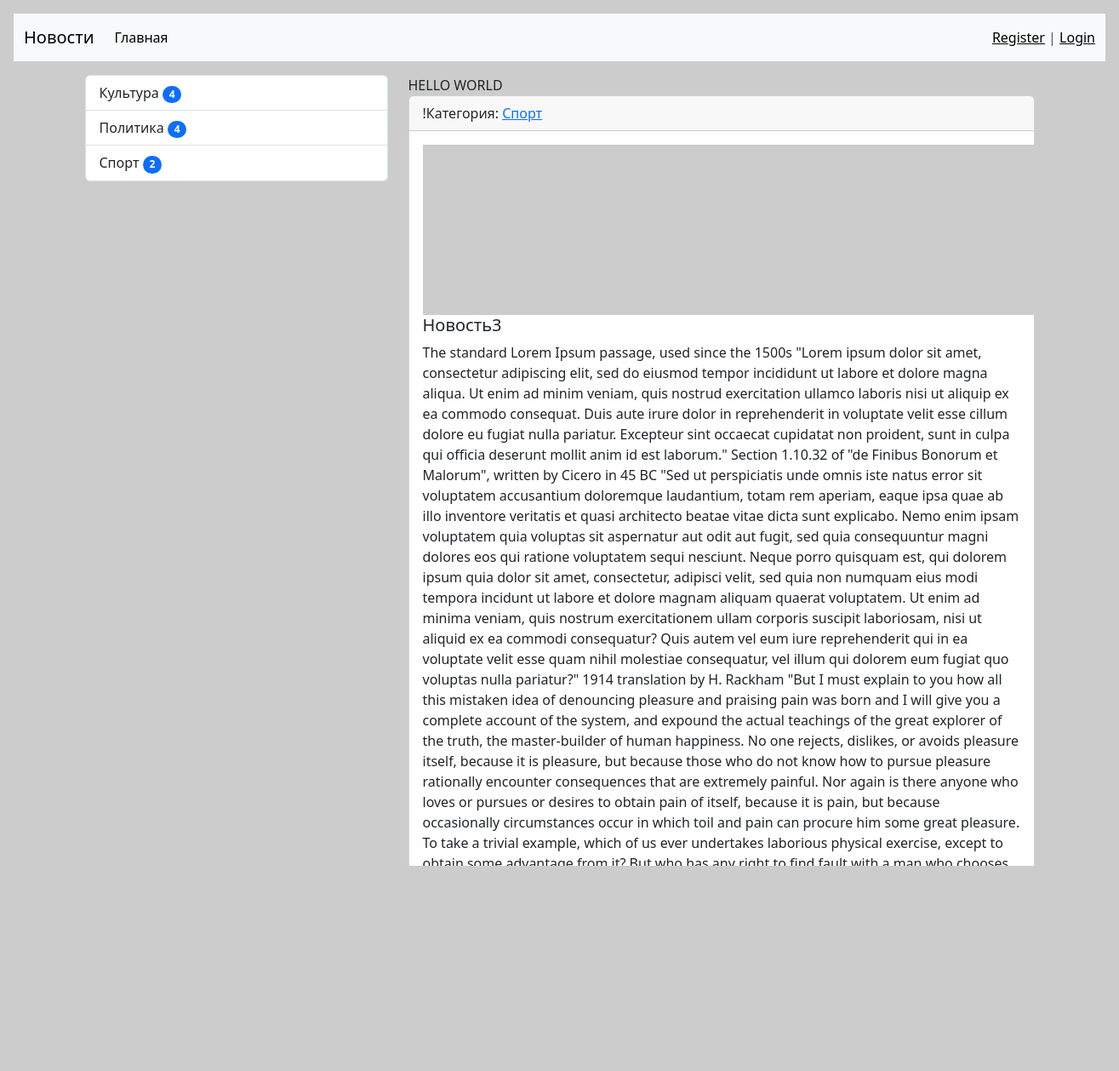
/?page=5 (upper part), run on an earlier commit of the app's database.
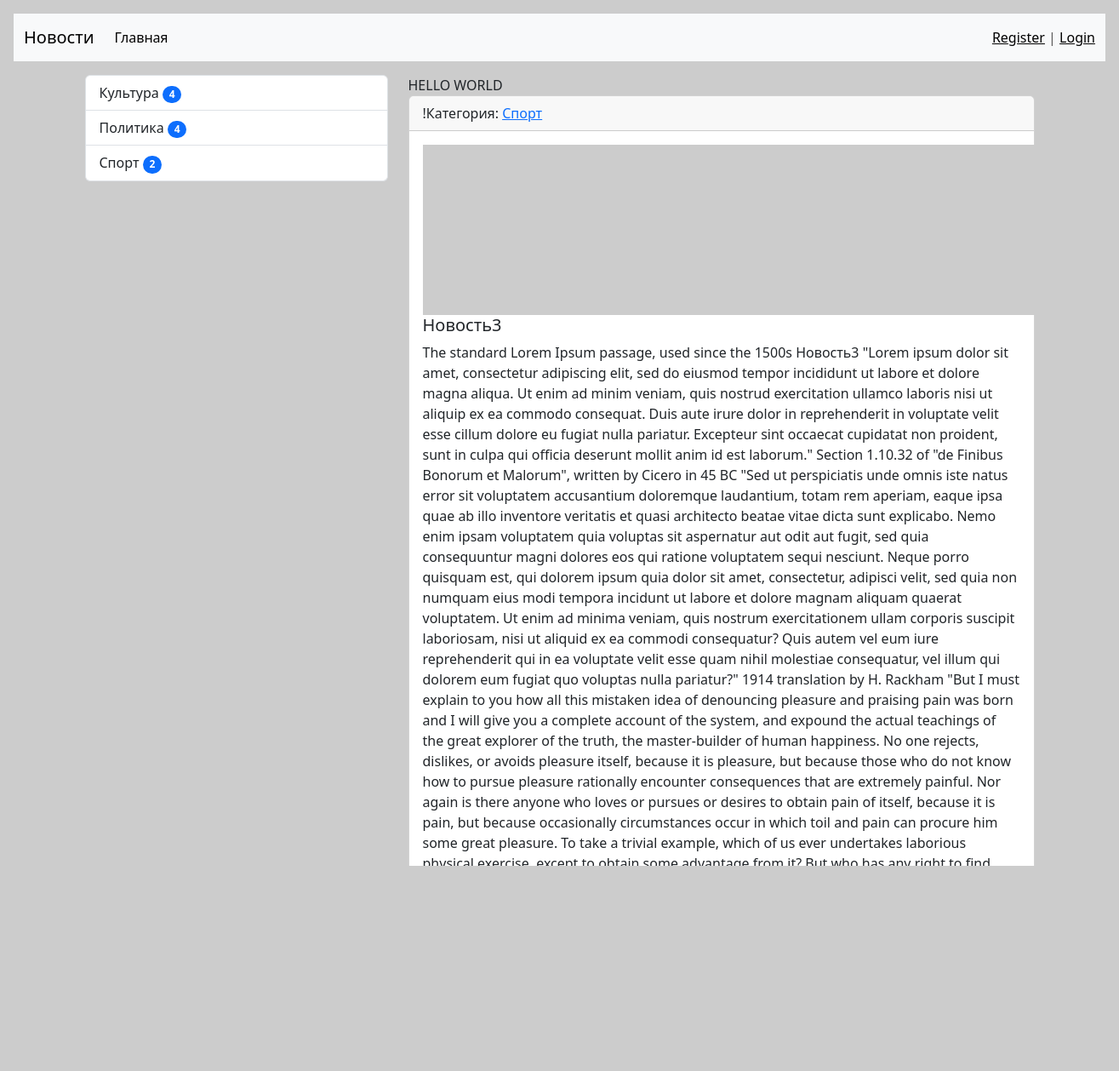
And on a later commit of the database.
### news/models.py (models this page shows, shortened)
class Category(models.Model):
    title = models.CharField(max_length=150, db_index=True, verbose_name='Наименование категории')
    def get_absolute_url(self):
        return reverse('category', kwargs={'category_id': self.pk})
    def __str__(self):
        return self.title
    class Meta:
        verbose_name = 'Категория'
        verbose_name_plural = 'Категории'
        ordering = ['title']

class News(models.Model):
    title = models.CharField(max_length=150, verbose_name= 'Наименование')
    content = models.TextField(blank=True, verbose_name='Контент')
    created_at = models.DateTimeField(auto_now_add=True, verbose_name='Дата публикации')
    updated_at = models.DateTimeField(auto_now=True, verbose_name='Обновлено')
    photo = models.ImageField(upload_to='photos/%Y/%m/%d/', verbose_name='Фото', blank='True')
    is_published = models.BooleanField(default=True, verbose_name='Опубликовано')
    category = models.ForeignKey('Category', on_delete=models.PROTECT, null=True, verbose_name='Категория')
    views = models.IntegerField(default=0)
    def get_absolute_url(self):
        return reverse('view_news', kwargs={'pk': self.pk})
    class Meta:
        verbose_name = 'Новость'
        verbose_name_plural = 'Новости'
        ordering = ['-created_at']

### news/views.py (the view)
# urls.py: path('', HomeNews.as_view(), name='home'),
class HomeNews(MyMixin, ListView):
    model = News
    template_name = 'news/home_news_list.html'
    context_object_name = 'news'
    mixin_prop = "hello world"
    paginate_by = 2
    def get_context_data(self, *, object_list=None, **kwargs):
        context = super().get_context_data(**kwargs)
        context['title'] = self.get_upper('Главная страница')
        context['mixin_prop'] = self.get_prop()
        return context
    def get_queryset(self):
        return News.objects.filter(is_published=True).select_related('category')

### news/templatetags/news_tags.py (called while the page is built)
@register.inclusion_tag('news/list_categories.html')
def show_categories(arg1='Hello', arg2='World!'):
    categories = Category.objects.annotate(cnt=Count("news", filter=F('news__is_published'))).filter(cnt__gt=0)
    return {'categories': categories, 'arg1':arg1, 'arg2':arg2}

### news/utils.py (called while the page is built)
    def get_prop(self):
        return self.mixin_prop.upper()

    def get_upper(self, s):
        if isinstance(s, str):
            return s.upper()
        else:
            return s.title.upper()

### news/templates/news/home_news_list.html (shortened to what this page needs)
{% extends 'base.html' %}
{% block sidebar %}
{% include 'inc/_sidebar.html' %}
{% endblock %}
{% block content %}
{{ mixin_prop }}
{% for item in news %}
<div class="card mb-3">
  <div class="card-header">
    !Категория:  <a href="{{ item.category.get_absolute_url }}" > {{ item.category }}</a>
  </div>
  <div class="card-body">
    <div class="media">
      {% if item.photo %}
        <img src="{{ item.photo.url }}" alt="" width="350" class="mr-3">
      {% else %}
        <img src="https://picsum.photos/id/866/200/300" alt="" class="mr-3">
      {% endif %}
      <div class="media-body">
          <h5 class="card-title">{{ item.title }}</h5>
          <p class="card-text">{{ item.content }}</p>
          <a href="{{ item.get_absolute_url }}" class="btn btn-primary">Read more...</a>
      </div>
    </div>
  </div>
  <div class="card-footer text-muted">
  </div>
</div>
{% endfor %}
{% endblock %}

### templates/base.html (shortened to what this page needs)
<!doctype html>
{% load static %}
<html lang="en">
  <head>
    <link href="{% static 'bootstrap/css/bootstrap.min.css' %}" rel="stylesheet">
    <link href="{% static 'css/style.css' %}" rel="stylesheet">
    <link href="https://getbootstrap.com/docs/5.2/assets/css/docs.css" rel="stylesheet">
  </head>
  <body class="p-3 m-0 border-0 bd-example">
  {% include 'inc/_nav.html' %}
    <div class="container mt-3">
      <div class="row">
        <div class="col-md-4">
          {% block sidebar %}SIDEBAR {% endblock %}
        </div>
        <div class="col-md-8">
         {% block content %}CONTENT{% endblock %}
        </div>
      </div>
    </div>
  </body>
</html>

### templates/inc/_nav.html (shortened to what this page needs)
<nav class="navbar navbar-expand-lg bg-light">
  <div class="container-fluid">
    <a class="navbar-brand" href="{% url 'home' %}">Новости</a>
    <div class="collapse navbar-collapse" id="navbarSupportedContent">
      <ul class="navbar-nav me-auto mb-2 mb-lg-0">
        <li class="nav-item"><a class="nav-link active" aria-current="page" href="{% url 'home' %}">Главная</a></li>
      </ul>
      <span class="navbar-text">
        {% if request.user.is_authenticated %}
        Добро пожаловать, {{ user.username }} | <a href="{% url 'logout' %}">Выход</a>
        {% else %}
        <a href="{% url 'register' %}">Register</a> | <a href="{% url 'login' %}">Login</a>
        {% endif %}
      </span>
    </div>
  </div>
</nav>

### templates/inc/_sidebar.html (shortened to what this page needs)
{% load news_tags %}
{% show_categories %}

### news/templates/news/list_categories.html
<div class="list-group">
  {% for item in categories %}
    <a href="{{ item.get_absolute_url }}" class="list-group-item list-group-item-action"> {{ item.title }}
     <span class="badge bg-primary rounded-pill">{{ item.cnt }}</span></a>
  {% endfor %}
</div>

### mysite/static/css/style.css (style rules this page uses)
body { background-color: #ccc; }

What changed in the data, as far as the page shows it:
changed News "Новость3": content "…used since the 1500s \"Lorem ipsum dolor sit…" → "…used since the 1500s Новость3 \"Lorem ipsum dolor sit…"
